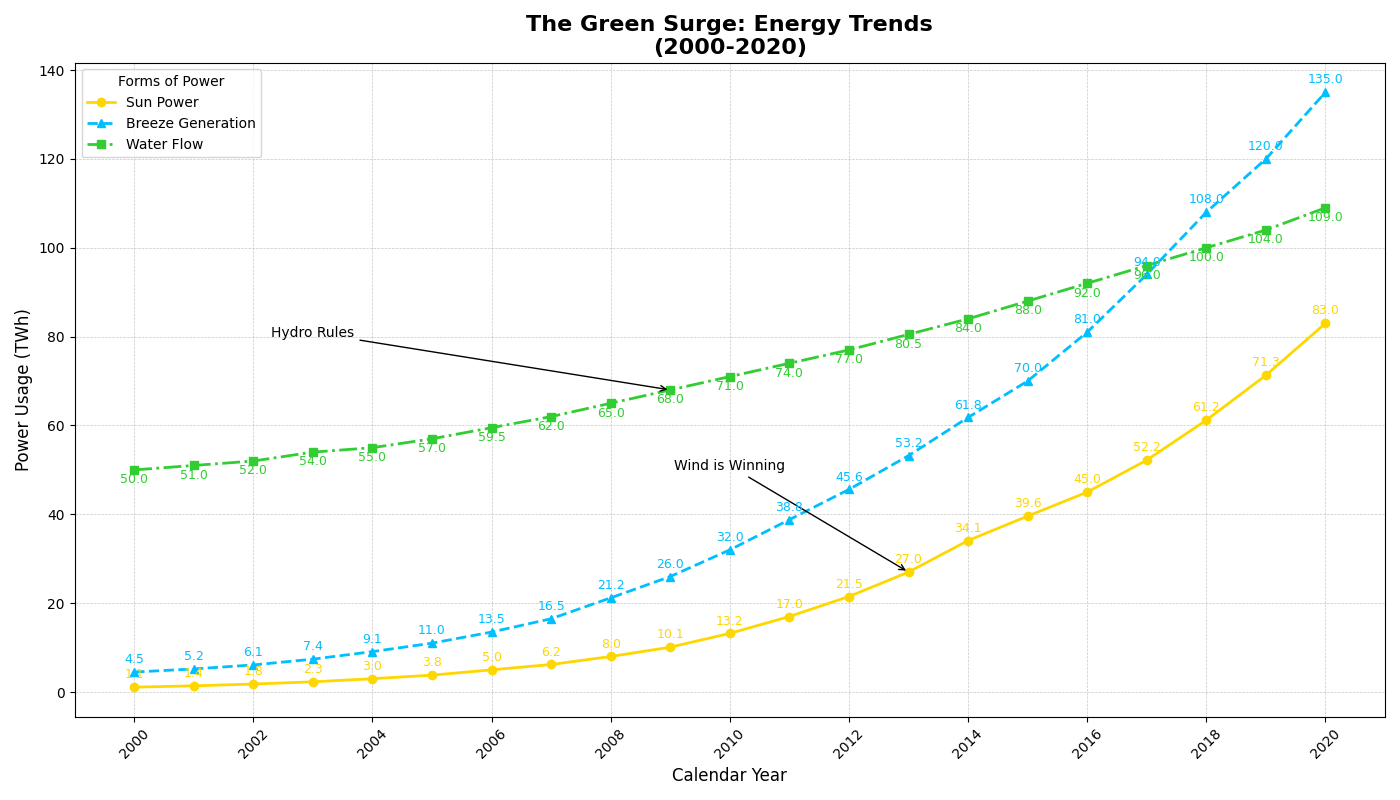

Python code for this plot:
import matplotlib.pyplot as plt
import numpy as np

years = np.arange(2000, 2021)
solar = [1.1, 1.4, 1.8, 2.3, 3.0, 3.8, 5.0, 6.2, 8.0, 10.1, 13.2, 17.0, 21.5, 27.0, 34.1, 39.6, 45.0, 52.2, 61.2, 71.3, 83.0]
wind = [4.5, 5.2, 6.1, 7.4, 9.1, 11.0, 13.5, 16.5, 21.2, 26.0, 32.0, 38.8, 45.6, 53.2, 61.8, 70.0, 81.0, 94.0, 108.0, 120.0, 135.0]
hydro = [50.0, 51.0, 52.0, 54.0, 55.0, 57.0, 59.5, 62.0, 65.0, 68.0, 71.0, 74.0, 77.0, 80.5, 84.0, 88.0, 92.0, 96.0, 100.0, 104.0, 109.0]

fig, ax = plt.subplots(figsize=(14, 8))

ax.plot(years, solar, label='Sun Power', marker='o', color='#FFD700', linewidth=2, linestyle='-')
ax.plot(years, wind, label='Breeze Generation', marker='^', color='#00BFFF', linewidth=2, linestyle='--')
ax.plot(years, hydro, label='Water Flow', marker='s', color='#32CD32', linewidth=2, linestyle='-.')

ax.annotate('Wind is Winning', xy=(2013, 27.0), xytext=(2010, 50),
            arrowprops=dict(facecolor='black', arrowstyle='->'), fontsize=10, ha='center', color='black')

ax.annotate('Hydro Rules', xy=(2009, 68.0), xytext=(2003, 80),
            arrowprops=dict(facecolor='black', arrowstyle='->'), fontsize=10, ha='center', color='black')

for i, txt in enumerate(solar):
    ax.text(years[i], solar[i] + 2, str(txt), fontsize=9, ha='center', color='#FFD700')

for i, txt in enumerate(wind):
    ax.text(years[i], wind[i] + 2, str(txt), fontsize=9, ha='center', color='#00BFFF')
    
for i, txt in enumerate(hydro):
    ax.text(years[i], hydro[i] - 3, str(txt), fontsize=9, ha='center', color='#32CD32')

ax.set_title("The Green Surge: Energy Trends\n(2000-2020)", fontsize=16, fontweight='bold')
ax.set_xlabel("Calendar Year", fontsize=12)
ax.set_ylabel("Power Usage (TWh)", fontsize=12)

ax.legend(title='Forms of Power', loc='upper left', fontsize=10)
ax.grid(True, linestyle='--', linewidth=0.5, alpha=0.7)
plt.xticks(years[::2], rotation=45)
plt.tight_layout()
plt.show()
